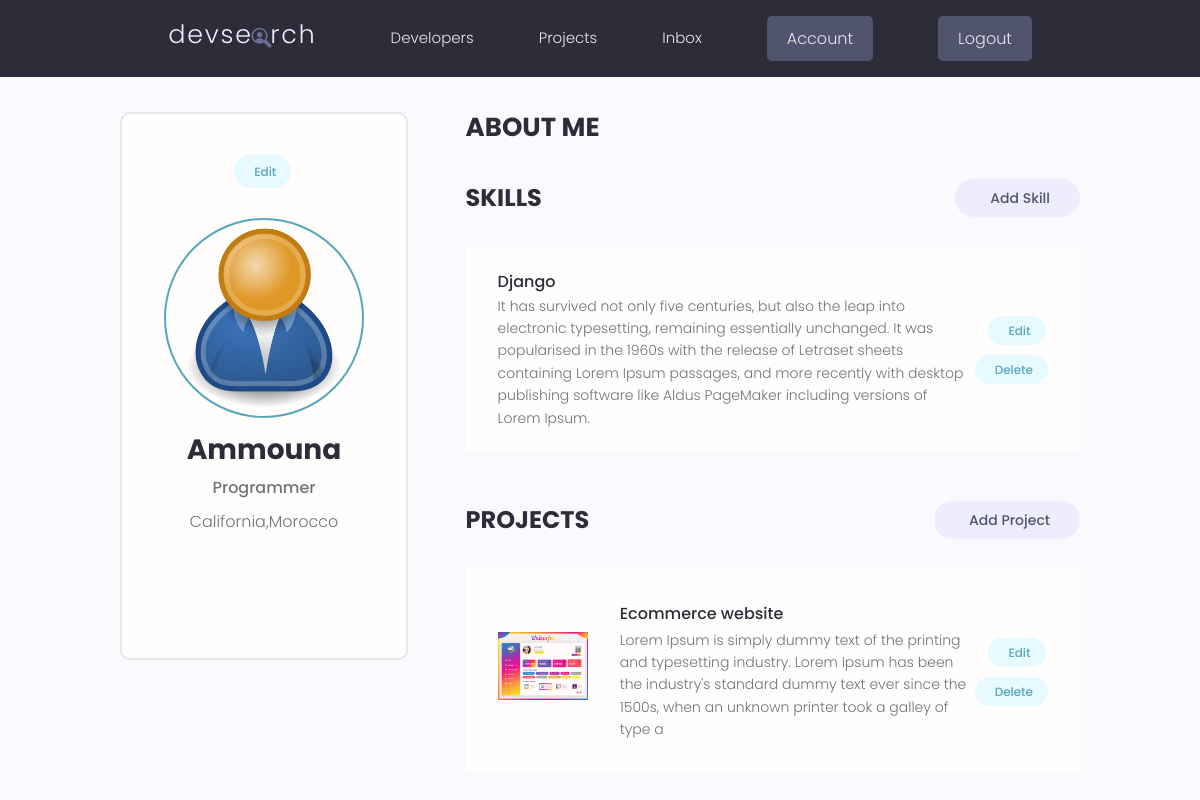
Screenshot of /account/ (signed in) with the database file from the repository.
### users/models.py (models this page shows, shortened)
class Profile(models.Model):
    user = models.OneToOneField(User, on_delete=models.CASCADE, null = True, blank=True)
    name = models.CharField(max_length=200,null = True, blank=True)
    location = models.CharField(max_length=200,null = True, blank=True)
    email = models.EmailField(max_length=500,null = True, blank=True)
    username = models.CharField(max_length=200,null = True, blank=True)
    short_intro =  models.CharField(max_length=200,null = True, blank=True)
    bio = models.TextField(null = True, blank=True)
    profile_image = models.ImageField(null = True, blank=True,upload_to='profiles/',default ='profiles/user-default.png')
    social_github = models.CharField(max_length=200,null = True, blank=True)
    social_twitter = models.CharField(max_length=200,null = True, blank=True)
    social_linkedin = models.CharField(max_length=200,null = True, blank=True)
    social_youtube = models.CharField(max_length=200,null = True, blank=True)
    social_website = models.CharField(max_length=200,null = True, blank=True)
    created =  models.DateTimeField(auto_now_add=True)
    id = models.UUIDField(default=uuid.uuid4,unique=True, primary_key=True,editable=False)

class Skill(models.Model):
    owner = models.ForeignKey(Profile,on_delete=models.CASCADE, null = True, blank=True)
    name = models.CharField(max_length=200,null = True, blank=True)
    description = models.TextField(null = True, blank=True)
    created =  models.DateTimeField(auto_now_add=True)
    id = models.UUIDField(default=uuid.uuid4,unique=True, primary_key=True,editable=False)

### projects/models.py (models this page shows, shortened)
class  Project(models.Model):
    owner = models.ForeignKey(Profile,null=True, blank=True,on_delete=models.SET_NULL)
    title = models.CharField(max_length=200)
    description = models.TextField(null=True, blank=True)
    featured_image =models.ImageField(null=True,blank=True,default="default.jpg")
    demo_link = models.CharField(max_length=2000, null=True,blank=True)
    source_link = models.CharField(max_length=2000, null=True,blank=True)
    tags = models.ManyToManyField('Tag', blank=True)
    vote_total = models.IntegerField(default=0,null=True,blank=True)
    vote_ratio = models.IntegerField(default=0,null=True,blank=True)
    created =  models.DateTimeField(auto_now_add=True)
    id = models.UUIDField(default=uuid.uuid4,unique=True, primary_key=True,editable=False)

### users/views.py (the view)
# urls.py: path('account/',views.userAccount,name='account-path'),
@login_required(login_url='login-path')
def userAccount(request):
    profileUser = request.user.profile
    projects = profileUser.project_set.all()
    context = {'profileUser': profileUser,'projects': projects}
    return render(request,'users/account.html',context)

### users/templates/users/account.html (shortened to what this page needs)
{% extends 'main.html' %}
{% block content %}
    <main class="settingsPage profile my-md">
      <div class="container">
        <div class="layout">
          <div class="column column--1of3">
            <div class="card text-center">
              <div class="card__body dev">
                <a class="tag tag--pill tag--main settings__btn" href="{% url 'edit-account-path' %}"> Edit</a>
                <img class="avatar avatar--xl dev__avatar" src="{{ profileUser.profile_image.url }}" />
                <h2 class="dev__name">{{profileUser.name}}</h2>
                <p class="dev__title">{{profileUser.short_intro}}</p>
                <p class="dev__location">{{profileUser.location}}</p>
                <ul class="dev__social">
                </ul>
              </div>
            </div>
          </div>
          <div class="column column--2of3">
            <div class="devInfo">
              <h3 class="devInfo__title">About Me</h3>
            </div>
            <div class="settings">
              <h3 class="settings__title">Skills</h3>
              <a class="tag tag--pill tag--sub settings__btn tag--lg" href="{% url 'create-skill-path' %}"> Add Skill</a>
            </div>
            <table class="settings__table">
                {% for skill in profileUser.skill_set.all %}
                <tr>
                <td class="settings__tableInfo">
                  <h4>{{skill.name}}</h4>
                  <p>{{skill.description}}</p>
                </td>
                <td class="settings__tableActions">
                  <a class="tag tag--pill tag--main settings__btn" href="{% url 'update-skill-path' skill.id %}"> Edit</a>
                  <a class="tag tag--pill tag--main settings__btn" href="{% url 'delete-skill-path' skill.id %}?next=/account">
                    Delete</a>
                </td>
               </tr>
                {% endfor %}
            </table>
            <div class="settings">
              <h3 class="settings__title">Projects</h3>
              <a class="tag tag--pill tag--sub settings__btn tag--lg" href="{% url 'createProject-path' %}"> Add Project</a>
            </div>
            <table class="settings__table">
              {% for project  in projects  %}
              <tr>
                <td class="settings__thumbnail">
                  <a href="{% url 'project-path' project.id %}"><img src="{{ project.featured_image.url }}" alt="Project Thumbnail" /></a>
                </td>
                <td class="settings__tableInfo">
                  <a href="{% url 'project-path' project.id %}">{{project.title}}</a>
                  <p>{{project.description|slice:"200"}}</p>
                </td>
                <td class="settings__tableActions">
                  <a class="tag tag--pill tag--main settings__btn" href="{% url 'updateProject-path' project.id %}"> Edit</a>
                  <a class="tag tag--pill tag--main settings__btn" href="{% url 'deleteProject-path' project.id %}?next=/account">Delete</a>
                </td>
              </tr>
              {% endfor %}
            </table>
          </div>
        </div>
      </div>
    </main>
{% endblock content %}

### static/styles/app.css (style rules this page uses)
:root { --color-sub: #2d2d39; }
.card { border: 2px solid var(--color-light); }
img { width: 100%; }
.profile .card > .dev { padding: 4rem; }
.dev__avatar { display: block; margin: auto; }
.dev__name { color: var(--color-sub); font-size: 2.8rem; font-weight: 700; margin-top: 1rem; margin-bottom: 0.5rem; }
.dev__title { font-size: 1.6rem; font-weight: 500; line-height: 1.3; }
.dev__location { margin-top: 1rem; }
.dev__social { margin: 3rem 0; list-style: none; display: flex; justify-content: center; gap: 1.5rem; }
.devInfo { margin-bottom: 3rem; }
.devInfo__title, .devInfo__subtitle { font-size: 2.6rem; color: var(--color-sub); text-transform: uppercase; font-weight: 700; margin-bottom: 1.5rem; }
.settingsPage .dev > .settings__btn { display: inline-block; margin-bottom: 3rem; }
.settings { display: flex; justify-content: space-between; align-items: center; }
.settings__title { font-size: 2.4rem; text-transform: uppercase; font-weight: 700; color: var(--color-sub); }
.settings__table { margin-top: 3rem; margin-bottom: 5rem; padding: 0 3rem; background: var(--color-white); }
.settings__table tr { width: 100%; }
.settings__table tr > td { padding: 2rem 0; }
.settings__thumbnail { width: 23%; min-width: 10rem; }
.settings__thumbnail img { padding-right: 3rem; height: 15rem; object-fit: contain; }
.settings__tableInfo { width: 100%; }
.settings__tableInfo h4, .settings__tableInfo a { padding-right: 1rem; width: auto; font-size: 1.6rem; font-weight: 500; color: var(--color-sub); }
.settings__tableInfo p { font-size: 1.4rem; }
.settings__tableActions { text-align: right; }

### static/uikit/styles/modules/_variables.css (style rules this page uses)
:root { --color-main: #5aa5b9; --color-main-light: #e6faff; --color-sub: #3f4156; --color-sub-light: #51546e; --color-sub-lighter: #ededfd; --color-text: #737373; --color-gray: #8b8b8b; --color-light: #e5e7eb; --color-light-gray: #767676; --color-bg: #f8fafd; --color-white: #fffefd; --color-white-light: #f3f3f3; --color-success: #359e64; --color-success-bg: #def8e8; --color-error: #fc4b0b; --color-error-bg: #fff2ee; --font-base: 'Poppins', arial, helvetica, 'Segoe UI', roboto, ubuntu, sans-serif; --font-monospace: 'Fira Code', 'Courier New', courier, monospace; --font-regular: 300; --font-medium: 500; --font-bold: 700; --generic-shadow: 1px 1px 5px #00000010; --generic-transition: all 0.3s ease-in-out; }

### static/uikit/styles/modules/_base.css (style rules this page uses)
* { margin: 0; padding: 0; box-sizing: border-box; text-rendering: optimizeLegibility; color: inherit; font-size: inherit; }
html { font-size: 50%; }
@media only screen and (min-width: 480px) { html { font-size: 56.25%; } }
@media only screen and (min-width: 1200px) { html { font-size: 62.5%; } }
body { line-height: 1.6; font-weight: 400; font-size: 1.5rem; color: var(--color-text); background-color: var(--color-bg); min-height: 100vh; }

### static/uikit/styles/modules/_typography.css (style rules this page uses)
* { font-family: var(--font-base); }
h2 { font-size: 3.6rem; font-weight: var(--font-bold); }
h3 { font-size: 3.2rem; font-weight: var(--font-medium); }
h4 { font-size: 2.8rem; font-weight: var(--font-medium); }
p, span, strong { font-size: 1.6rem; color: var(--color-text); font-weight: var(--font-regular); }
a { padding-bottom: 2px; text-decoration: none; display: inline-block; color: var(--color-main); font-weight: var(--font-medium); }

### static/uikit/styles/modules/_utilities.css (style rules this page uses)
.container { width: 92%; max-width: 165rem; margin: 0 auto; box-sizing: border-box; }
@media screen and (min-width: 1000px) { .container { width: 90%; } }
@media screen and (min-width: 1200px) { .container { width: 80%; } }
.text-center { text-align: center; }
.my-md { margin: 3rem auto; }

### static/uikit/styles/modules/_avatar.css (style rules this page uses)
.avatar { border-radius: 50%; border: 2px solid var(--color-main); object-fit: cover; }
.avatar--xl { height: 20rem; width: 20rem; }

### static/uikit/styles/modules/_card.css (style rules this page uses)
.card { border-radius: 1rem; background-color: var(--color-white); border: 1.5px solid var(--color-light); width: auto; height: auto; margin-top: 0.5rem; margin-bottom: 0.5rem; overflow: hidden; }
.card__body, .card__header { padding: 2rem 2.5rem; }

### static/uikit/styles/modules/_layout.css (style rules this page uses)
.layout { display: flex; flex-flow: row wrap; justify-content: space-between; }
.layout > .column { margin-bottom: 3rem; }
.layout > .column.column--1of3 { flex-basis: 30%; }
.layout > .column.column--2of3 { flex-basis: 64%; }

### rows the page displays
Profile: profile_image (placeholder picture), name "Ammouna", short_intro "Programmer", location "California,Morocco"
Skill: name "Django", description "It has survived not only five centuries, but also the leap into electronic typesetting, remaining essentially unchanged. It was popularised in the 1960s with the release of Letraset sheets containing Lorem Ipsum passages, and more recently with desktop publishing software like Aldus PageMaker including versions of Lorem Ipsum."
Project: featured_image (picture), title "Ecommerce website", description "Lorem Ipsum is simply dummy text of the printing and typesetting industry. Lorem Ipsum has been the industry's standard dummy text ever since the 1500s, when an unknown printer took a galley of type a"
